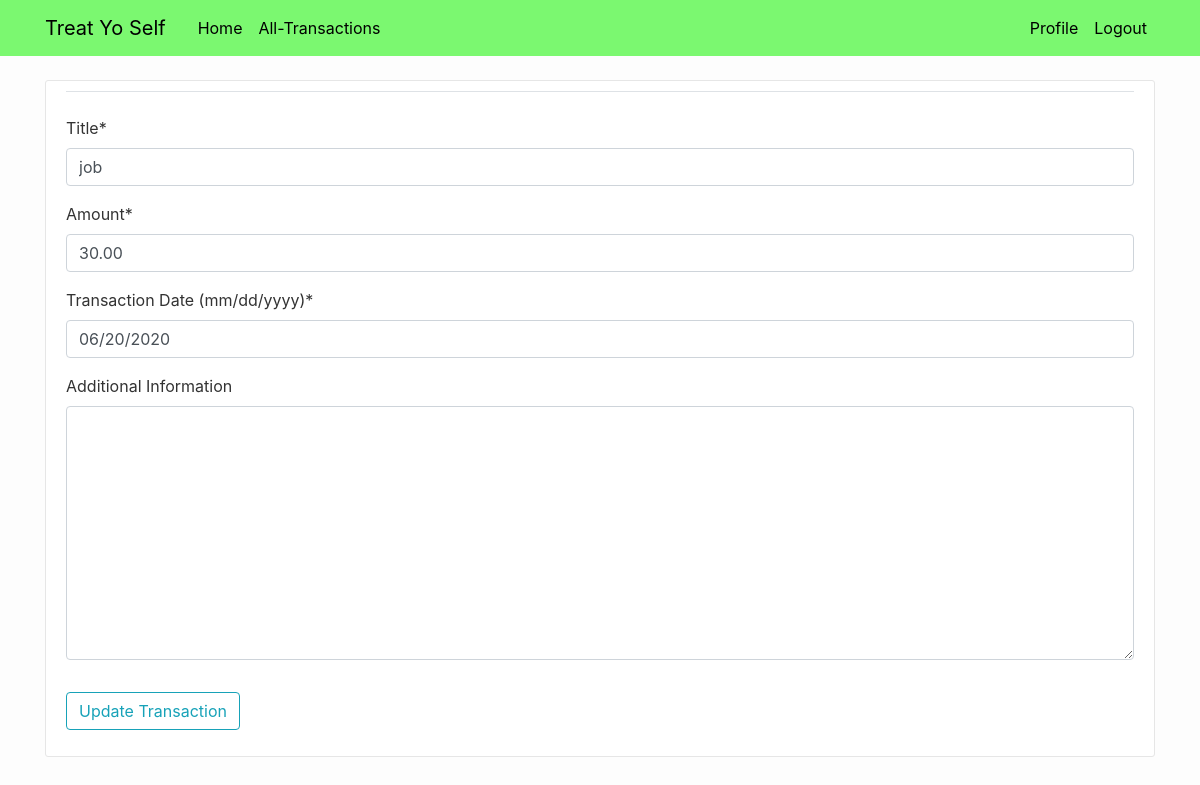
Screenshot of /transaction/11/update/ (signed in) with the database file from the repository.
### budgeting/models.py (models this page shows, shortened)
class Transaction(models.Model):
    t_type = models.CharField("Deposit/Withdrawal", max_length=15, null=True)
    amount = models.DecimalField(max_digits=10, decimal_places=2)
    source = models.CharField("Title", max_length=30)
    notes = models.TextField("Additional Information", blank=True, null=True)
    date_posted = models.DateField("Transaction Date (mm/dd/yyyy)",
                                   auto_now_add=False, auto_now=False, blank=False, null=True)
    author = models.ForeignKey(User, on_delete=models.CASCADE)
    in_history = models.BooleanField(default=False)
    year = models.IntegerField(null=True)
    month = models.IntegerField(null=True)
    class Meta:
        ordering = ['-date_posted']

### budgeting/views.py (the view, shortened to what this page needs)
# urls.py: path('transaction/<int:pk>/update/', TransUpdateView.as_view(),
class TransUpdateView(LoginRequiredMixin, UpdateView):
    model = Transaction
    form_class = UpdateForm
    template_name = 'budgeting/transaction_update.html'
    def get_form_kwargs(self):
        kwargs = super().get_form_kwargs()
        kwargs['user'] = self.request.user
        return kwargs

### budgeting/forms.py
class UpdateForm(TransactionForm):
    class Meta:
        model = Transaction
        fields = ['source', 'amount', 'date_posted', 'notes']
        widgets = {
            'date_posted': forms.DateInput(format='%m/%d/%Y', attrs={'placeholder': 'e.g. 02/15/2020'}),
            'source': forms.TextInput(attrs={'placeholder': 'e.g. Part-time job, Utilities, Gas'})
        }

### budgeting/templates/budgeting/transaction_update.html (shortened to what this page needs)
{% extends "budgeting/base.html" %}
{% load crispy_forms_tags %}
{% block content %}
<div class="content-section">
  <form method="POST">
    <fieldset class="form-group" class="asteriskField">
      <legend class="border-bottom mb-4">
      </legend>
      {{ form|crispy }}
    </fieldset>
    <div class="form-group">
      <button class="btn btn-outline-info" type="submit">
        Update Transaction
      </button>
    </div>
  </form>
</div>
{% endblock content %}

### budgeting/static/budgetcss/main.css (style rules this page uses)
body { background: #fdfdfd; color: #333333; margin-top: 5rem; }
.content-section { background: #ffffff; padding: 10px 20px; border: 1px solid #e6e6e6; border-radius: 3px; margin-bottom: 20px; }

### rows the page displays
Transaction: source "job", amount "30.00", date_posted "06/20/2020"
